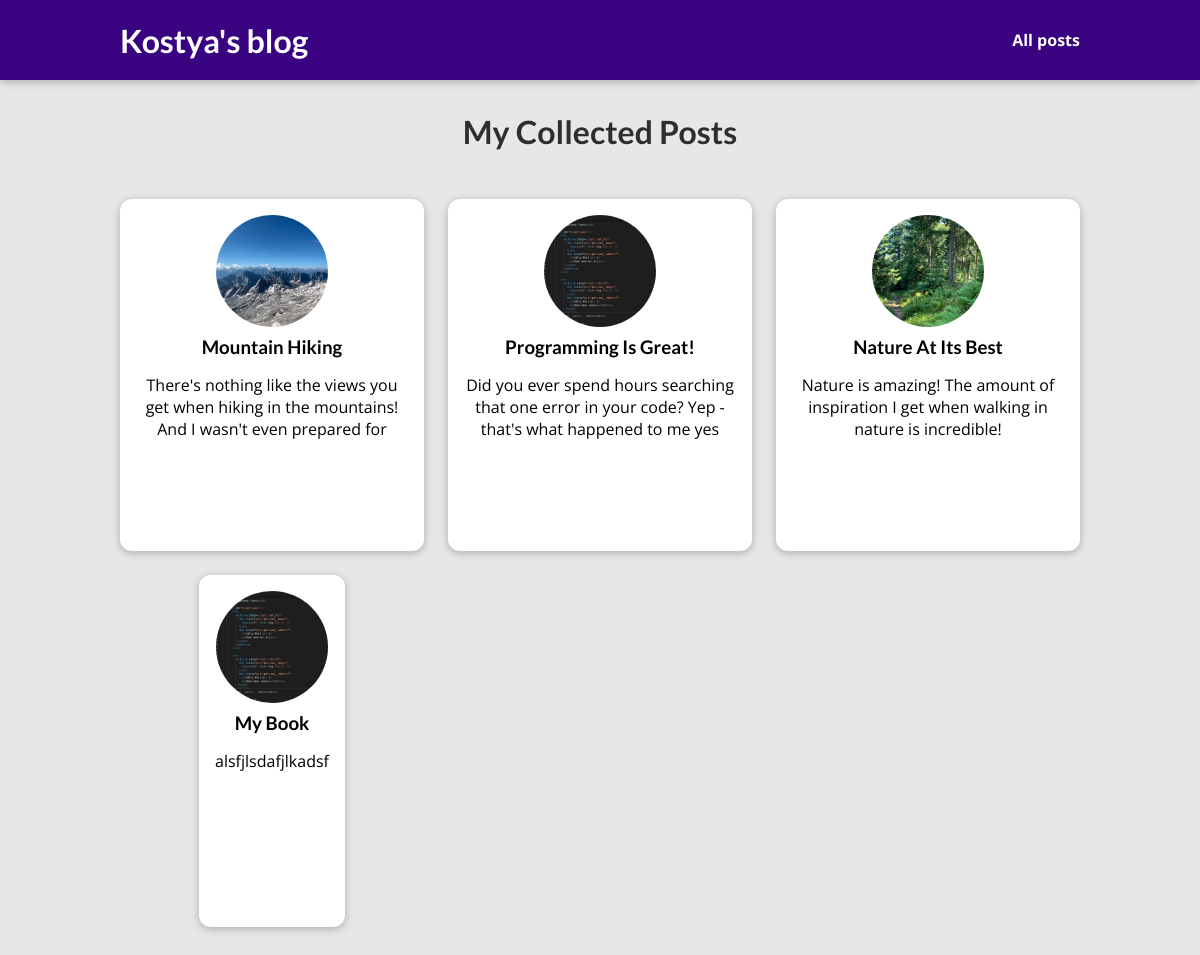
The page /posts on the database its author committed.
### blog/models.py (models this page shows, shortened)
class Post(models.Model):
    title = models.CharField(max_length=50)
    excerpt = models.CharField(max_length=100)
    image = models.CharField(max_length=30)
    date = models.DateField(default=datetime.date.today)
    slug = models.SlugField()
    content = models.TextField()
    author = models.ForeignKey(Author, on_delete=models.SET_NULL, null=True, related_name='posts')
    tags = models.ManyToManyField('Tag', blank=True, related_name='posts')
    class Meta:
        verbose_name_plural = 'Posts'

### blog/views.py (the view)
# urls.py: path('posts', views.posts, name='posts'),
def posts(request):
    posts_all = Post.objects.all()
    return render(request, 'blog/posts.html', {'posts': posts_all})

### blog/templates/blog/posts.html (shortened to what this page needs)
{% extends 'base.html' %}
{% load static %}
{% block css %}
    <link rel="stylesheet" href="{% static 'blog/index.css' %}" />
    <link rel="stylesheet" href="{% static 'blog/post.css' %}" />
    <link rel="stylesheet" href="{% static 'blog/all-posts.css' %}" />
{% endblock %}
{% block content %}
    {% include 'blog/includes/header.html' %}
    <section id="all-posts">
        <h2>My Collected Posts</h2>
        <ul>
            {% for post in posts %}
                {% include 'blog/includes/post.html' %}
            {% endfor %}
        </ul>
    </section>
{% endblock %}

### templates/base.html (shortened to what this page needs)
{% load static %}
<!DOCTYPE html>
<html lang="en">
<head>
    <link rel="stylesheet" href="{% static 'base.css' %}" />
    {% block css %} {% endblock %}
</head>
<body>
    {% block content %} {% endblock %}
</body>
</html>

### blog/templates/blog/includes/header.html
<header id="main-navigation">
    <h1><a href="{% url 'index' %}">Kostya's blog</a></h1>
    <nav>
        <a href="{% url 'posts' %}">All posts</a>
    </nav>
</header>

### blog/templates/blog/includes/post.html
{% load static %}
<li>
    <article class="post">
        <a href="{% url "post" slug=post.slug %}">
            <img src="{% static "blog/images/"|add:post.image %}" alt={{ post.title }} />
            <div class="post__content">
                <h3>{{ post.title }}</h3>
                <p>
                    {{ post.excerpt }}
                </p>
            </div>
        </a>
    </article>
</li>

### static/base.css (style rules this page uses)
* { box-sizing: border-box; }
html { font-family: 'Open Sans', 'Lato', sans-serif; }
body { margin: 0; }
h1, h2, h3 { font-family: 'Lato', sans-serif; font-weight: bold; }
#main-navigation { width: 100%; height: 5rem; display: flex; justify-content: space-between; align-items: center; padding: 0 10%; position: absolute; top: 0; left: 0; }
#main-navigation a { text-decoration: none; color: white; font-weight: bold; }

### blog/static/blog/post.css (style rules this page uses)
.post { display: flex; flex-direction: column; align-items: center; text-align: center; }
.post a { text-decoration: none; color: black; transition: all 0.2s ease; padding: 1rem; }
.post img { width: 5rem; height: 5rem; object-fit: cover; border-radius: 50%; }
.post h3 { margin: 0.25rem 0; }

### blog/static/blog/all-posts.css (style rules this page uses)
body { background-color: #e7e7e7; }
#main-navigation { background-color: #390281; box-shadow: 0 2px 8px rgba(0, 0, 0, 0.25); }
#all-posts { margin: 7rem auto; width: 90%; max-width: 60rem; }
#all-posts h2 { text-align: center; font-size: 2rem; color: #2e2e2e; margin: 3rem 0; }
ul { list-style: none; margin: 0; padding: 0; display: grid; grid-template-columns: repeat(auto-fill, minmax(17rem, 1fr)); gap: 1.5rem; }
.post img { width: 7rem; height: 7rem; }
.post a { height: 22rem; transform-origin: center; box-shadow: 0 2px 8px rgba(0, 0, 0, 0.25); border-radius: 12px; background-color: white; }

### rows shown on the page
Post: image (picture), title "Mountain Hiking", excerpt "There's nothing like the views you get when hiking in the mountains! And I wasn't even prepared for"
Post: image (picture), title "Programming Is Great!", excerpt "Did you ever spend hours searching that one error in your code? Yep - that's what happened to me yes"
Post: image (picture), title "Nature At Its Best", excerpt "Nature is amazing! The amount of inspiration I get when walking in nature is incredible!"
Post: image (picture), title "My Book", excerpt "alsfjlsdafjlkadsf"
